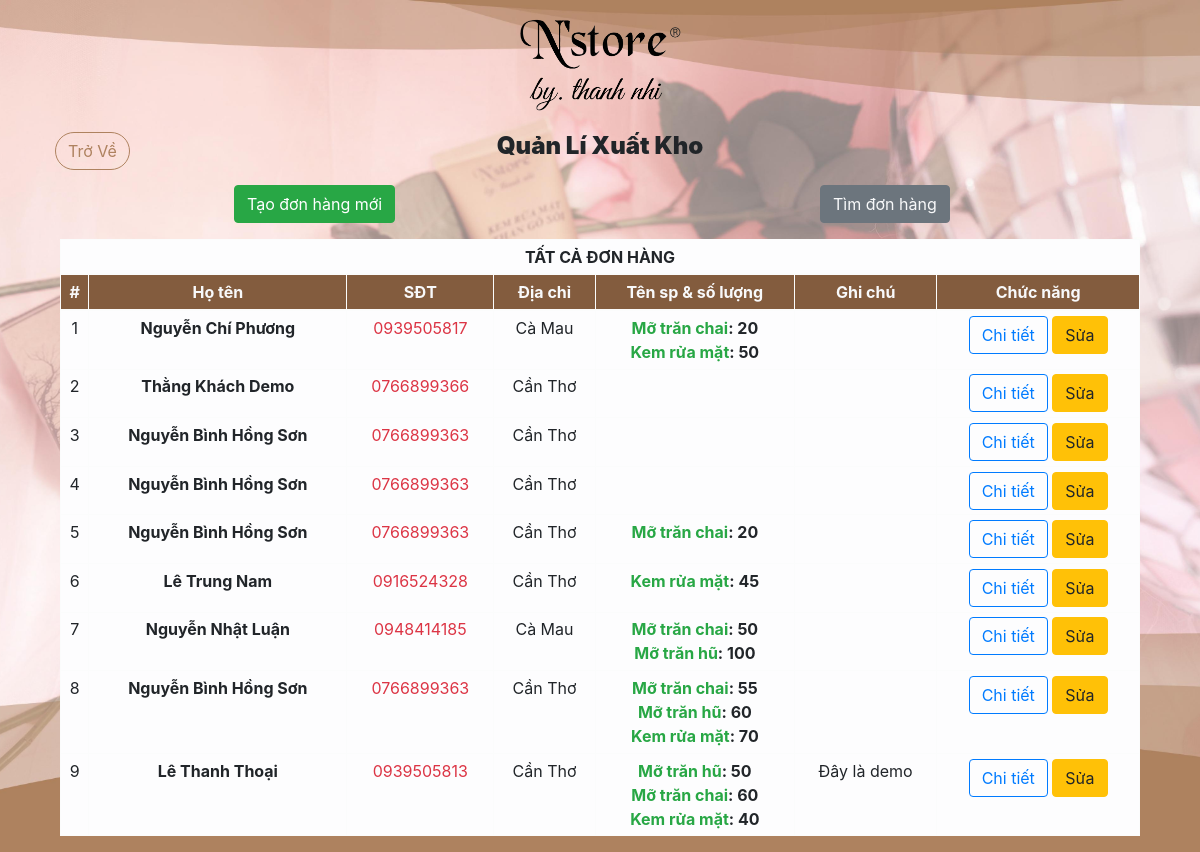
Screenshot of /index.php?page=quanlixuatkho (signed in) with the database file from the repository.
### tables this page shows
CREATE TABLE `donhang` (
  `madonhang` int(11) NOT NULL,
  `mabill` varchar(20) NOT NULL,
  `ngaytao` date NOT NULL,
  `ghichu` varchar(1000) DEFAULT NULL,
  `makhachhang` int(11) NOT NULL,
  `maadmin` int(11) NOT NULL
);

CREATE TABLE `khachhang` (
  `makhachhang` int(11) NOT NULL,
  `hovaten` varchar(100) NOT NULL,
  `sodienthoai` varchar(15) NOT NULL,
  `cmnd` varchar(20) NOT NULL,
  `diachi` varchar(500) NOT NULL,
  `capbac` varchar(200) NOT NULL,
  `tructhuoc` varchar(500) NOT NULL,
  `mahopdong` varchar(100) DEFAULT NULL,
  `macuahang` varchar(100) DEFAULT NULL,
  `hethongnhaphanphoi` varchar(200) DEFAULT NULL,
  `danghi` varchar(50) NOT NULL DEFAULT 'chuanghi',
  `loaikhachhang` varchar(100) NOT NULL DEFAULT 'khachquaduong',
  `maadmin` int(11) DEFAULT '0',
  `ngaysua` date DEFAULT NULL,
  `maadminsua` int(11) DEFAULT NULL,
  `ngaytao` date NOT NULL
);

CREATE TABLE `chitiethanghoadonhang` (
  `machitiethanghoadonhang` int(11) NOT NULL,
  `soluong` int(11) NOT NULL,
  `ngaysanxuat` date NOT NULL,
  `mahanghoa` int(11) NOT NULL,
  `madonhang` int(11) NOT NULL
);

CREATE TABLE `hanghoa` (
  `mahanghoa` int(11) NOT NULL,
  `tenhanghoa` varchar(100) NOT NULL
);

### ns-tn-database/ket-noi.php (called while the page is built, shortened)
<?php
    $this->connect = new PDO('mysql:host=localhost;dbname=quanlibanhang;charset=utf8','root','');
?>

### ns-tn-model/don-hang-class.php (called while the page is built, shortened)
<?php
    class donhangclass extends databaseDonHang{
        public function LayTatCaDonHang(){
            $donhang = $this->connect->prepare('SELECT kh.makhachhang, kh.hovaten, kh.sodienthoai, kh.diachi, dh.madonhang, dh.mabill, dh.maadmin,dh.ngaytao, dh.ghichu FROM donhang dh, khachhang kh WHERE kh.makhachhang = dh.makhachhang ORDER BY dh.ngaytao DESC');
            $donhang->setFetchMode(PDO::FETCH_OBJ);
            $donhang->execute();
            $listdonhang = $donhang->fetchAll();
            return $listdonhang;
        }
    }
?>

### ns-tn-model/cthh-don-hang-class.php (called while the page is built, shortened)
<?php
    class cthhdhclass extends databaseCTHHDH{
        public function LayHangHoaCuaDonHang($madonhang){
            $hanghoa = $this->connect->prepare('SELECT cthhdh.machitiethanghoadonhang, cthhdh.mahanghoa, hh.tenhanghoa, cthhdh.soluong, cthhdh.ngaysanxuat, dh.makhachhang, dh.madonhang FROM chitiethanghoadonhang cthhdh, hanghoa hh, donhang dh WHERE dh.madonhang = cthhdh.madonhang AND hh.mahanghoa = cthhdh.mahanghoa AND cthhdh.madonhang = ?');
            $hanghoa->setFetchMode(PDO::FETCH_OBJ);
            $hanghoa-> execute(array($madonhang));
            $listhanghoa = $hanghoa->fetchAll();
            return $listhanghoa;
        }
    }
?>

### ns-tn-model/hang-hoa-class.php (called while the page is built, shortened)
<?php
    class hanghoaclass extends databaseHangHoa{
         public function LayHangHoaTheoMa($mahanghoa){
            $hanghoa = $this->connect->prepare("SELECT * FROM hanghoa WHERE mahanghoa=?");
			$hanghoa->setFetchMode(PDO::FETCH_OBJ);
			$hanghoa->execute(array($mahanghoa));
			$list = $hanghoa->fetch();
			return $list;
        }
    }
?>

### ns-tn-model/admin-class.php (called while the page is built, shortened)
<?php
    class adminclass extends databaseAdmin{
        public function LayThongTinAdminBangMa($maadmin){
            $admin = $this->connect->prepare("SELECT * FROM admin WHERE maadmin=?");
			$admin->setFetchMode(PDO::FETCH_OBJ);
			$admin->execute(array($maadmin));
			$list = $admin->fetch();
			return $list;
        }
    }
?>

### ns-tn-view/ns-tn-quan-li/ns-tn-xuat-kho/index.php (the view, shortened to what this page needs)
<?php
    require "ns-tn-model/admin-class.php";
    require "ns-tn-model/don-hang-class.php";
    require "ns-tn-model/cthh-don-hang-class.php";
    require "ns-tn-model/hang-hoa-class.php";
    if(isset($_SESSION['admin'])){
        ?>
            <div class="col-12 col-sm-12 col-md-12 col-lg-12 col-xl-12 d-flex justify-content-center">
                <div class="position-absolute" style="z-index: 999; left: 10px">
                    <a class="btn btn-outline-brown dangxuat rounded-pill" href="index.php">Trở Về</a>
                </div>
                <div class="text-center">
                    <h4><strong><b>Quản Lí Xuất Kho</b></strong></h4>
                </div>
            </div>
            <div class="">
                <div class="row">
                    <div class="col-12 col-sm-12 col-md-6 col-lg-6 col-xl-6 d-flex justify-content-center mt-3">
                        <a href="index.php?page=taomoidonhang" class=" btn btn-success hvr-grow-rotate">Tạo đơn hàng mới</a>
                </div>
                    <div class="col-12 col-sm-12 col-md-6 col-lg-6 col-xl-6 d-flex justify-content-center mt-3 ">
                        <button class=" btn btn-secondary text-light hvr-wobble-horizontal" data-toggle="collapse" href="#collapseExample" role="button" aria-expanded="false" aria-controls="collapseExample">
                            Tìm đơn hàng
                        </button>
                    </div>
                </div>
            </div>
            <div class="col-12 col-sm-12 col-md-12 col-lg-12 col-xl-12 mt-3">
                <div class="table-responsive-lg" id="bangloc">
                    <table class="table table-hover table-bordered table-sm table-light text-center mb-3">
                        <thead>
                            <tr>
                                <th scope="col" colspan="7">TẤT CẢ ĐƠN HÀNG</th>
                            </tr>
                            <tr class="bg-browns text-light">
                                <th scope="col">#</th>
                                <th scope="col">Họ tên</th>
                                <th scope="col">SĐT</th>
                                <th scope="col">Địa chỉ</th>
                                <th scope="col">Tên sp & số lượng</th>
                                <th scope="col">Ghi chú</th>
                                <th scope="col">Chức năng</th>
                            </tr>
                        </thead>
                        <tbody>
                        <?php
                            $stt = 1;
                            $donhang = new donhangclass();
                            $thongtin = $donhang->LayTatCaDonHang();
                            foreach ($thongtin as $tt) {
                        ?>
                            <tr>
                                <th scope="row" class="font-weight-normal"><?php echo $stt++; ?></th>
                                <th scope="row" class="font-weight-normal"><b><?php echo $tt->hovaten; ?><b></th>
                                <th scope="row" class="font-weight-normal text-danger"><?php echo $tt->sodienthoai; ?></th>
                                <th scope="row" class="font-weight-normal"><?php echo $tt->diachi; ?></th>
                                <th scope="row" class="font-weight-normal">
                                    <?php
                                        $chitiet = new cthhdhclass();
                                        $sanpham = $chitiet->LayHangHoaCuaDonHang($tt->madonhang);
                                        $hanghoa = new hanghoaclass();
                                        foreach ($sanpham as $sp) {
                                            echo "<strong><span class='text-success' title='Ngày sản xuất: $sp->ngaysanxuat'>" .  $hanghoa->LayHangHoaTheoMa($sp->mahanghoa)->tenhanghoa . "</span>: <span>" . $sp->soluong . "</span></strong><br>";
                                        }
                                    ?>
                                </th>
                                <th scope="row" class="font-weight-normal"><?php echo $tt->ghichu; ?></th>
                                <th scope="row" class="font-weight-normal">
                                    <?php
                                        $admin = new adminclass();
                                        $thongtin = $admin->LayThongTinAdminBangMa($tt->maadmin);
                                        $tenadmin = $thongtin->hovaten;
                                    ?>
                                     <button type="button" class="btn btn-outline-primary" data-toggle="modal" data-target="#chitietdonhang" onclick="ChiTietDonHang('<?php echo $tt->ngaytao?>', '<?php echo $tt->mabill?>', '<?php echo $tenadmin?>')">Chi tiết</button>
                                    <a href="index.php?page=suadonhang&id=<?php echo $tt->makhachhang?>&madonhang=<?php echo $tt->madonhang?>" class="btn btn-warning">Sửa</a>
                                </th>
                            </tr>
                        <?php
                            }
                        ?>
                        </tbody>
                    </table>
                </div>
            </div>
        <?php
    }else{
        ?>
            <div class="alert alert-danger" role="alert">
                Lỗi... Không tìm thấy thông tin tài khoản admin...!
            </div>
        <?php
    }
?>

### ns-tn-public/ns-tn-css/app.css (style rules this page uses)
* { margin: 0; padding: 0; }
body { background-image: url("background.jpg"); background-attachment:fixed; background-position:center; background-size:cover; background-origin:border-box; background-repeat: no-repeat; }

### rows the page displays
donhang: khachhang.hovaten "Nguyễn Chí Phương", khachhang.sodienthoai "0939505817", khachhang.diachi "Cà Mau"
chitiethanghoadonhang: mahanghoa.tenhanghoa "Mỡ trăn chai", soluong "20"
chitiethanghoadonhang: mahanghoa.tenhanghoa "Kem rửa mặt", soluong "50"
donhang: khachhang.hovaten "Thằng Khách Demo", khachhang.sodienthoai "0766899366", khachhang.diachi "Cần Thơ"
donhang: khachhang.hovaten "Nguyễn Bình Hồng Sơn", khachhang.sodienthoai "0766899363", khachhang.diachi "Cần Thơ"
donhang: khachhang.hovaten "Nguyễn Bình Hồng Sơn", khachhang.sodienthoai "0766899363", khachhang.diachi "Cần Thơ"
donhang: khachhang.hovaten "Nguyễn Bình Hồng Sơn", khachhang.sodienthoai "0766899363", khachhang.diachi "Cần Thơ"
chitiethanghoadonhang: mahanghoa.tenhanghoa "Mỡ trăn chai", soluong "20"
donhang: khachhang.hovaten "Lê Trung Nam", khachhang.sodienthoai "0916524328", khachhang.diachi "Cần Thơ"
chitiethanghoadonhang: mahanghoa.tenhanghoa "Kem rửa mặt", soluong "45"
donhang: khachhang.hovaten "Nguyễn Nhật Luận", khachhang.sodienthoai "0948414185", khachhang.diachi "Cà Mau"
chitiethanghoadonhang: mahanghoa.tenhanghoa "Mỡ trăn chai", soluong "50"
chitiethanghoadonhang: mahanghoa.tenhanghoa "Mỡ trăn hũ", soluong "100"
donhang: khachhang.hovaten "Nguyễn Bình Hồng Sơn", khachhang.sodienthoai "0766899363", khachhang.diachi "Cần Thơ"
chitiethanghoadonhang: mahanghoa.tenhanghoa "Mỡ trăn chai", soluong "55"
chitiethanghoadonhang: mahanghoa.tenhanghoa "Mỡ trăn hũ", soluong "60"
chitiethanghoadonhang: mahanghoa.tenhanghoa "Kem rửa mặt", soluong "70"
donhang: khachhang.hovaten "Lê Thanh Thoại", khachhang.sodienthoai "0939505813", khachhang.diachi "Cần Thơ", ghichu "Đây là demo"
chitiethanghoadonhang: mahanghoa.tenhanghoa "Mỡ trăn hũ", soluong "50"
chitiethanghoadonhang: mahanghoa.tenhanghoa "Mỡ trăn chai", soluong "60"
chitiethanghoadonhang: mahanghoa.tenhanghoa "Kem rửa mặt", soluong "40"
